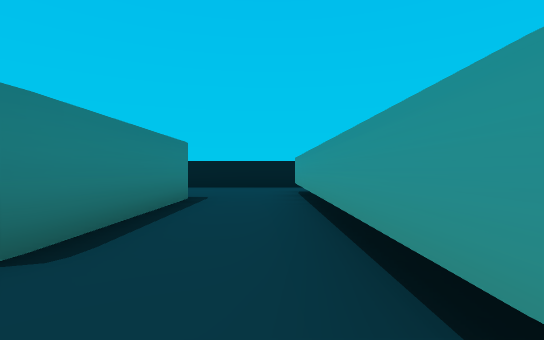
[1] (above)

12 first-person views from a walk through a 3-D level made in the Unity game engine. The camera is 0.51 m above the floor, looks level and sees 85° across. The floor is counted in squares, 1 m on a side. Each view is taken from the middle of a square. On the plan, view 1 faces up. The plan holds only what a view shows up to about 9 squares ahead; the rest is blank. The place goes on beyond the plan. The player is left out.

[2]
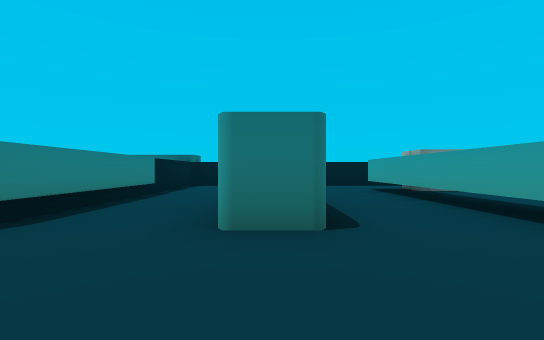

[3]
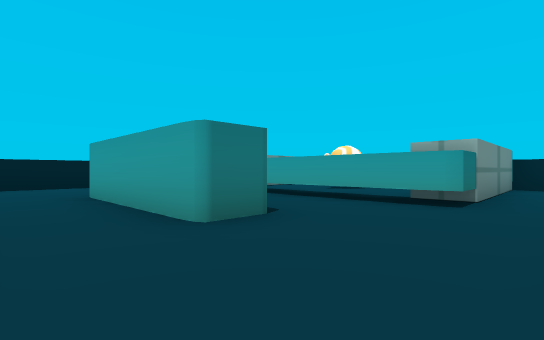

[4]
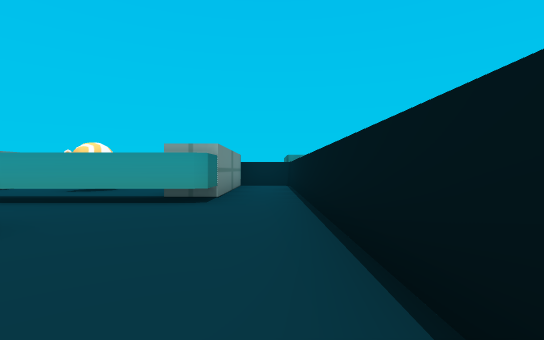

[5]
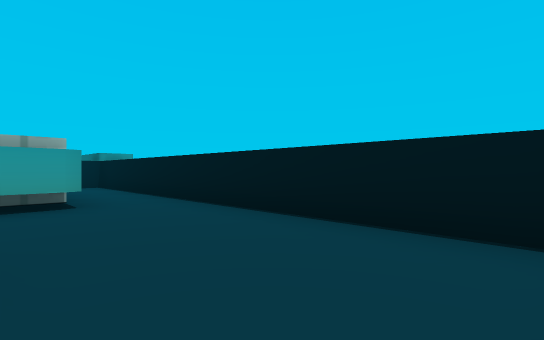

[6]
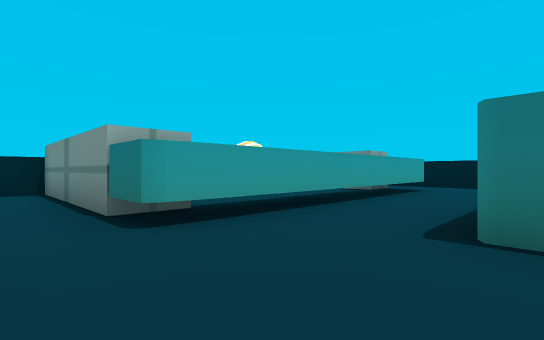

[7]
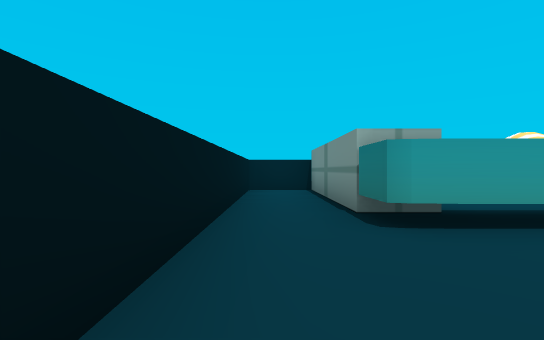

[8]
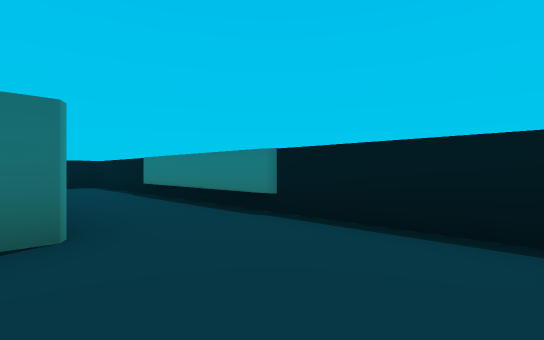

[9]
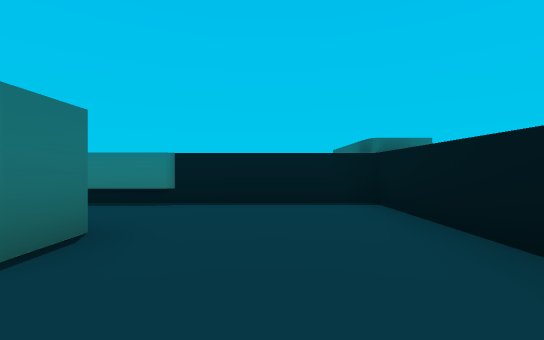

[10]
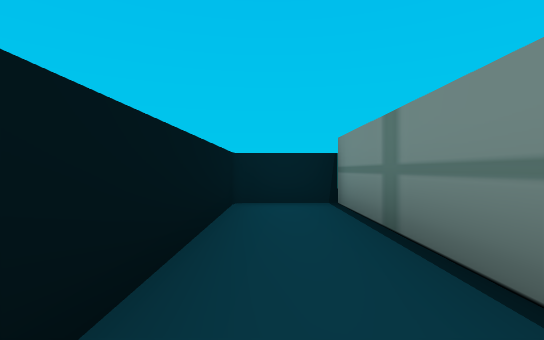

[11]
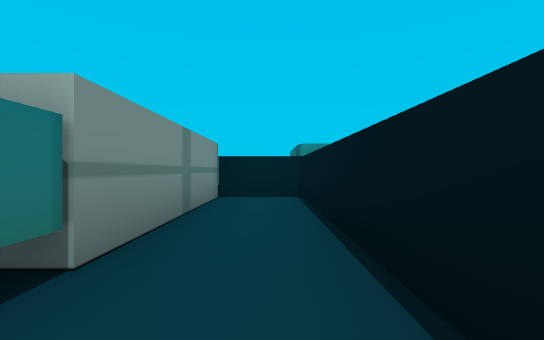

[12]
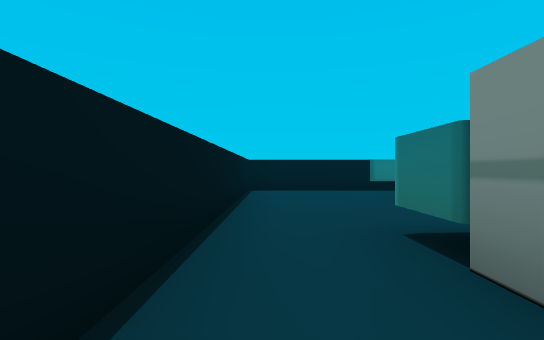

### Floor plan
Key: @ floor where view 1 was taken; # wall or solid block; . floor; T thing the floor can be seen under or through; O other object.
Columns run from 5 left of view 1 to 6 right of it. Each row starts with its distance up from view 1.
  9 ############
  8 #..........#
  7 #.....#OOOO#
  6 #.....TO O
  5 #..O..T ..
  4 #..O..T.OO
  3 #..O..T.OO
  2 #..O..T ..
  1 #.....TO
  0 #....@TOOOO#
 -1 #..........#
 -2 ############

Where each view was taken, in squares from view 1:
view 1: 0 up, 0 right, facing up
view 2: 1 down, 2 left, facing up
view 3: 1 down, 4 left, facing up-right
view 4: 1 down, 4 left, facing right
view 5: 1 up, 4 left, facing down-right
view 6: 8 up, 2 left, facing down-right
view 7: 8 up, 2 left, facing right
view 8: 8 up, 2 left, facing down-left
view 9: 7 up, 0 right, facing left
view 10: 8 up, 1 right, facing right
view 11: 1 down, 0 right, facing right
view 12: 1 down, 3 right, facing left
